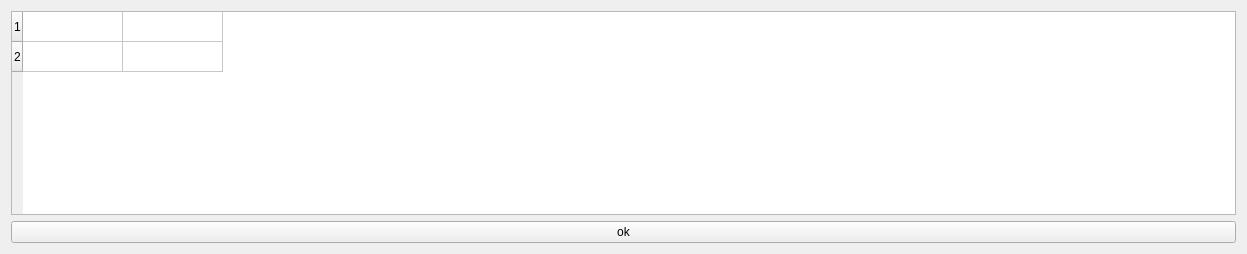
<?xml version="1.0" encoding="UTF-8"?>
<ui version="4.0">
 <class>Form</class>
 <widget class="QWidget" name="Form">
  <property name="geometry">
   <rect>
    <x>0</x>
    <y>0</y>
    <width>1247</width>
    <height>254</height>
   </rect>
  </property>
  <property name="windowTitle">
   <string>Form</string>
  </property>
  <layout class="QVBoxLayout" name="verticalLayout">
   <item>
    <widget class="QTableWidget" name="tableWidget">
     <property name="selectionMode">
      <enum>QAbstractItemView::NoSelection</enum>
     </property>
     <property name="horizontalScrollMode">
      <enum>QAbstractItemView::ScrollPerPixel</enum>
     </property>
     <attribute name="horizontalHeaderVisible">
      <bool>false</bool>
     </attribute>
     <attribute name="horizontalHeaderCascadingSectionResizes">
      <bool>true</bool>
     </attribute>
     <row>
      <property name="text">
       <string>1</string>
      </property>
     </row>
     <row>
      <property name="text">
       <string>2</string>
      </property>
     </row>
     <column>
      <property name="text">
       <string>New Column</string>
      </property>
     </column>
     <column>
      <property name="text">
       <string>2</string>
      </property>
     </column>
    </widget>
   </item>
   <item>
    <widget class="QPushButton" name="pushButtonOk">
     <property name="text">
      <string>ok</string>
     </property>
    </widget>
   </item>
  </layout>
 </widget>
 <resources/>
 <connections/>
</ui>
